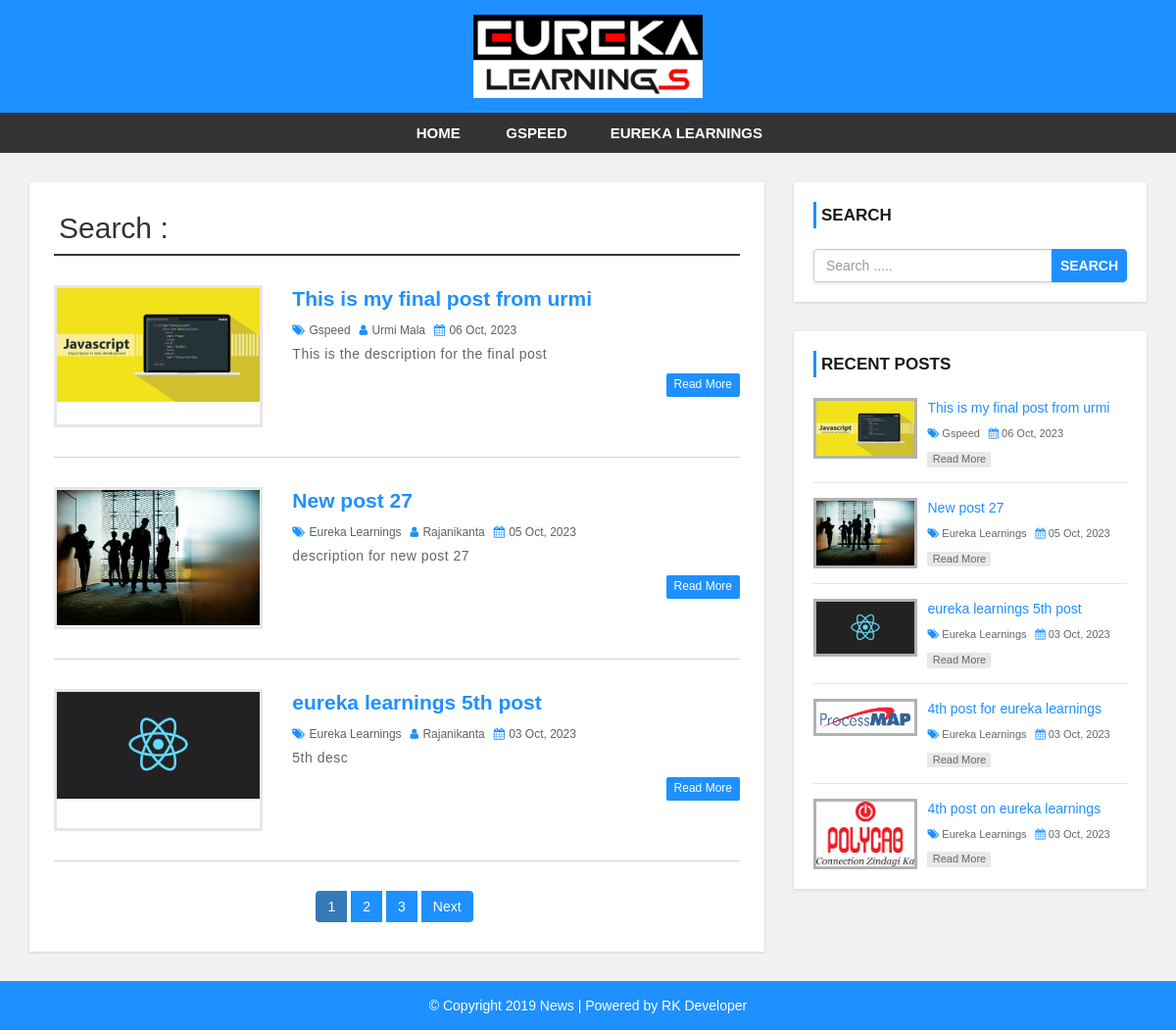
Screenshot of /search.php with the database file from the repository.
### tables this page shows
CREATE TABLE `setting` (
  `website_name` varchar(60) NOT NULL,
  `logo` varchar(50) NOT NULL,
  `footer_text` varchar(250) NOT NULL
);

CREATE TABLE `category` (
  `category_id` int(11) NOT NULL,
  `category_name` varchar(100) NOT NULL,
  `post` int(11) NOT NULL DEFAULT 0
);

CREATE TABLE `post` (
  `post_id` int(11) NOT NULL,
  `title` varchar(100) NOT NULL,
  `description` text NOT NULL,
  `category` varchar(100) NOT NULL,
  `post_date` varchar(50) NOT NULL,
  `author` int(11) NOT NULL,
  `post_img` varchar(100) NOT NULL
);

CREATE TABLE `user` (
  `user_id` int(10) UNSIGNED NOT NULL,
  `first_name` varchar(30) NOT NULL,
  `last_name` varchar(30) NOT NULL,
  `username` varchar(30) DEFAULT NULL,
  `password` varchar(40) DEFAULT NULL,
  `role` int(11) NOT NULL
);

### config.php (called while the page is built, shortened)
<?php
$hostname= "http://localhost/news-site";
?>

### search.php (the view, shortened to what this page needs)
<?php include 'header.php';
include "config.php";
?>
    <div id="main-content">
      <div class="container">
        <div class="row">
            <div class="col-md-8">
                <div class="post-container">
                <h2 class="page-heading">Search : <?php echo $search_term ?></h2>
                <?php
$limit = 3;
if(isset($_GET['page'])){
    $page=$_GET['page'];
}else{
    $page=1;
}
$offset=($page-1)* $limit;
$sql= "SELECT * FROM post LEFT JOIN category ON post.category=category.category_id
LEFT JOIN user ON post.author= user.user_id WHERE post.title LIKE '%{$search_term}%' OR post.description LIKE '%{$search_term}%' OR category.category_name LIKE '%{$search_term}%' ORDER BY post.post_id DESC LIMIT {$offset}, {$limit}";
$result= mysqli_query($conn, $sql);
if(mysqli_num_rows($result)>0){
    while($row=mysqli_fetch_assoc($result)){
?>
                    <div class="post-content">
                        <div class="row">
                            <div class="col-md-4">
                            <a class="post-img" href="single.php?id=<?php echo $row['post_id']?>"><img src="admin/upload/<?php echo $row['post_img'] ?>" alt=""/></a>
                            </div>
                            <div class="col-md-8">
                                <div class="inner-content clearfix">
                                <h3><a href='single.php?id=<?php echo $row['post_id']?>'><?php echo $row['title'] ?></a></h3>
                                <div class="post-information">
                                    <span>
                                        <i class="fa fa-tags" aria-hidden="true"></i>
                                        <a href='category.php?cat_id=<?php echo $row['category']?>'><?php echo $row['category_name'] ?></a>
                                    </span>
                                    <span>
                                        <i class="fa fa-user" aria-hidden="true"></i>
                                        <a href='author.php?a_id=<?php echo $row['user_id']?>'><?php echo $row['first_name'] ?></a>
                                    </span>
                                    <span>
                                        <i class="fa fa-calendar" aria-hidden="true"></i>
                                        <?php echo $row['post_date'] ?>
                                    </span>
                                </div>
                                    <p class="description">
                                    <?php echo $row['description'] ?>
                                    </p>
                                    <a class='read-more pull-right' href='single.php?id=<?php echo $row['post_id']?>'>read more</a>
                                </div>
                            </div>
                        </div>
                    </div>
                    <?php
        }
    }else{
        echo "No result found.";
    }
    ?>
<?php
$sql1= "SELECT * FROM post LEFT JOIN category ON post.category=category.category_id
LEFT JOIN user ON post.author= user.user_id WHERE post.title LIKE '%{$search_term}%' OR post.description LIKE '%{$search_term}%' OR category.category_name LIKE '%{$search_term}%'";
$result1= mysqli_query($conn, $sql1);
if(mysqli_num_rows($result1)>$limit){
$total_records=mysqli_num_rows($result1);
$total_page = ceil($total_records/$limit);
?>
<ul class='pagination admin-pagination'>
<?php
for($i=1;$i <= $total_page;$i++){
    if($i==$page){
        $active="active";
    }else{
        $active="";
    }
    echo '<li class='.$active.'><a href="search.php?page='.$i.'& search='.($search_term).'">'.$i.'</a></li>';
}
if($page<$total_page){
echo '<li><a href="search.php?page='.($page+1).'& search='.($search_term).'">Next</a></li>';
}
?>
</ul>
<?php
}
?>
                </div>
            </div>
            <?php include 'sidebar.php'; ?>
        </div>
      </div>
    </div>
<?php include 'footer.php'; ?>

### header.php (shortened to what this page needs)
<?php
include "config.php";
$sql_setting= "SELECT * FROM setting";
$result_setting= mysqli_query($conn, $sql_setting);
$row_setting=mysqli_fetch_assoc($result_setting);
?>
<!DOCTYPE html>
<html lang="en">
<head>
    <link rel="stylesheet" href="css/bootstrap.min.css" />
    <link rel="stylesheet" href="css/font-awesome.css">
    <link rel="stylesheet" href="css/style.css">
</head>
<body>
<div id="header">
    <div class="container">
        <div class="row">
            <div class=" col-md-offset-4 col-md-4">
                <a href="index.php" id="logo"><img src="admin/images/<?php echo $row_setting['logo']?>"></a>
            </div>
        </div>
    </div>
</div>
<div id="menu-bar">
    <div class="container">
        <div class="row">
            <div class="col-md-12">
                <ul class='menu'>
                    <?php
                    include "config.php";
                    echo "'<li><a href='$hostname'>Home</a></li>'";
                    $sql= "SELECT * FROM category WHERE post > 0";
                    $result= mysqli_query($conn, $sql) or die("Query failed");
                    while($row=mysqli_fetch_assoc($result)){
                    ?>
                    <li><a class='<?php echo "{$active}" ?>' href="category.php?cat_id=<?php echo $row['category_id']?>"><?php echo $row['category_name']?></a></li>
                    <?php }
                    ?>
                </ul>
            </div>
        </div>
    </div>
</div>

### sidebar.php
<div id="sidebar" class="col-md-4">
    <div class="search-box-container">
        <h4>Search</h4>
        <form class="search-post" action="search.php" method ="GET">
            <div class="input-group">
                <input type="text" name="search" class="form-control" placeholder="Search .....">
                <span class="input-group-btn">
                    <button type="submit" class="btn btn-danger">Search</button>
                </span>
            </div>
        </form>
    </div>
    <div class="recent-post-container">
        <h4>Recent Posts</h4>
        <?php
        include "config.php";
        $sql="SELECT * FROM post LEFT JOIN category ON post.category=category.category_id ORDER BY post_id DESC LIMIT 5";
        $result=mysqli_query($conn, $sql);
        if(mysqli_num_rows($result)>0){
            while($row=mysqli_fetch_assoc($result)){
        ?>
        <div class="recent-post">
            <a class="post-img" href="single.php?id=<?php echo $row['post_id']?>">
                <img src="admin/upload/<?php echo $row['post_img'] ?>" alt=""/>
            </a>
            <div class="post-content">
                <h5><a href="single.php?id=<?php echo $row['post_id']?>"><?php echo $row['title'] ?></a></h5>
                <span>
                    <i class="fa fa-tags" aria-hidden="true"></i>
                    <a href='category.php?cat_id=<?php echo $row['category']?>'><?php echo $row['category_name'] ?></a>
                </span>
                <span>
                    <i class="fa fa-calendar" aria-hidden="true"></i>
                    <?php echo $row['post_date'] ?>
                </span>
                <a class="read-more" href="single.php?id=<?php echo $row['post_id']?>">read more</a>
            </div>
        </div>
        <?php
    }
}
        ?>
    </div>
</div>

### css/style.css (style rules this page uses)
body { background: #f1f1f1; font-family: sans-serif,arial,Helvetica; }
a, a:hover, a:focus { text-decoration: none; outline: none; }
ul { margin:0; padding:0; list-style:none; }
h2.page-heading { margin: 5px 0 30px; padding: 0 5px 10px; border-bottom: 2px solid #333; }
form { background: #fff; padding: 25px; box-shadow:0 1px 3px rgba(0, 0, 0, 0.13); }
#header { background: #1E90FF; text-align: center; padding: 15px; }
#logo { display: inline-block; width: 65%; }
#logo img { width: 100%; }
#menu-bar { background: #333; text-align: center; }
#menu-bar .menu > li { display: inline-block; }
.menu > li > a { padding: 10px 20px; display: block; text-transform: uppercase; color: #fff; font-size: 15px; font-weight:600; transition:all 0.5s ease 0s; }
#main-content { padding: 30px 0; min-height: 750px; }
#main-content .post-container { background-color: #fff; padding: 25px; box-shadow: 0 1px 3px rgba(0, 0, 0, 0.13); }
#main-content .post-content { border-bottom: 1px solid #d1d1d1; padding: 0 0 30px; margin-bottom:30px; }
#main-content .post-content img { width: 100%; }
#main-content .post-content .post-img { border: 3px solid #e7e7e7; display: block; height: 145px; overflow: hidden; transition: border .3s; }
#main-content .post-content h3 { font-size: 21px; line-height: 28px; font-weight: 600; margin: 0 0 7px; }
#main-content .post-content h3 a { color: #1e90ff; transition:all 0.3s; }
#main-content .post-content .post-information span { color: #606060; font-size: 12px; text-transform: capitalize; margin: 0 5px 5px 0; display: inline-block; }
#main-content .post-content .post-information i { color: #1e90ff; margin-right: 1px; }
#main-content .post-content .post-information a { color: #606060; text-decoration: none; }
#main-content .post-content p, #main-content .single-post p { color: #666; font-size: 14px; letter-spacing: 0.5px; margin:0 0 10px; }
#main-content .post-content a.read-more { color: #fff; background-color: #1E90FF; font-size: 12px; text-transform: capitalize; padding: 3px 8px; border-radius: 2px; transition: all 0.3s; }
.pagination { display: block; text-align: center; margin: 0; }
.pagination li { display:inline-block; margin: 0 5px 0 0; }
.pagination li a { border: none; background: #1e90ff; color: #fff; }
i.fa { color:#222; }
#sidebar h4 { color: #1A1A1A; font-size: 17px; line-height: 27px; font-weight:600; text-transform: uppercase; padding: 0 0 0 5px; margin: 0 0 21px; border-left: 3px solid #1e90ff; }
#sidebar .search-box-container { background-color: #fff; padding: 20px; margin: 0 0 30px; box-shadow: 0 1px 3px rgba(0, 0, 0, 0.13); }
#sidebar .search-post { padding: 0; }
#sidebar .search-post input { color: #606060; }
#sidebar .search-post .btn { font-weight: 600; text-transform: uppercase; padding: 6px 8px; background-color: #1E90FF; border-color: #1E90FF; outline: none; }
#sidebar .recent-post-container { padding: 20px; background: #fff; box-shadow: 0 1px 3px rgba(0, 0, 0, 0.13); }
#sidebar .recent-post { border-bottom: 1px solid #e7e7e7; padding: 0 0 15px; margin: 0 0 15px; }
#sidebar .recent-post:last-child { margin: 0; padding: 0; border: none; }
#sidebar .recent-post .post-img { display: inline-block; width: 33%; border: 3px solid rgba(0,0,0,0.3); vertical-align: top; transition: border .3s; }
#sidebar .recent-post .post-img img { width: 100%; }
#sidebar .recent-post .post-content { width: 65%; display: inline-block; border: none; padding: 0 0 0 7px; margin: 0; }
#sidebar .recent-post h5 { font-size: 14px; line-height: 20px; margin: 0 0 5px; }
#sidebar .recent-post h5 a { color: #1E90FF; }
#sidebar .recent-post span { color: #666; font-size: 11px; display: inline-block; margin: 0 5px 10px 0; }
#sidebar .recent-post span a { color: #666; }
#sidebar .recent-post span i { color: #1E90FF; }
#sidebar .recent-post a.read-more { color: #666; background-color: rgba(0,0,0,0.09); width: 65px; font-size: 11px; text-align: center; padding: 0; display: block; transition: all 0.3s; }

### rows the page displays
setting: logo (picture)
category: category_name "GSPEED"
category: category_name "EUREKA LEARNINGS"
post: post_img (picture), title "This is my final post from urmi", category.category_name "Gspeed", user.first_name "Urmi Mala", post_date "06 Oct, 2023", description "This is the description for the final post"
post: post_img (picture), title "New post 27", category.category_name "Eureka Learnings", user.first_name "Rajanikanta", post_date "05 Oct, 2023", description "description for new post 27"
post: post_img (picture), title "eureka learnings 5th post", category.category_name "Eureka Learnings", user.first_name "Rajanikanta", post_date "03 Oct, 2023", description "5th desc"
post: post_img (picture), title "4th post for eureka learnings", category.category_name "Eureka Learnings", post_date "03 Oct, 2023"
post: post_img (picture), title "4th post on eureka learnings", category.category_name "Eureka Learnings", post_date "03 Oct, 2023"
